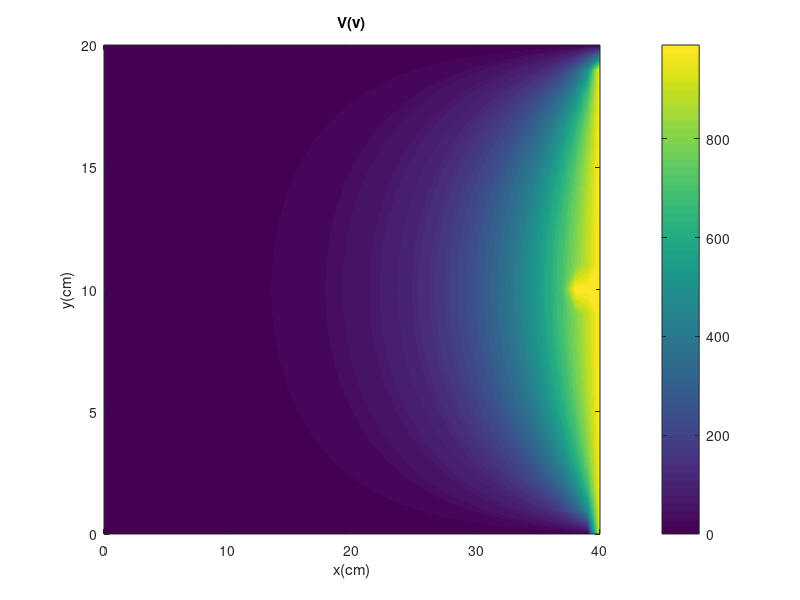

Reproduce this figure in MATLAB.
clc;
clear;
close all;

a=20;
b=40;
V1=0;
V2=1000;
V3=0;
V4=0;

g=@(x,y) 1/(y^2+x^2);
h=1;

Nx=b/h-1;
Ny=a/h-1;
N=Nx*Ny;

row_ind=[];
col_ind=[];
A=[];

r=zeros(N,1);

for nn=1:N
    [i,j]=ind2sub([Nx,Ny],nn);
    row_ind=[row_ind nn];
    col_ind=[col_ind nn];
    A=[A -4];
    
    r(nn)=h^2*g(i*h,j*h);
    
    
    %if (j==Ny/2 && i==2)
     %   r(nn)=r(nn)-V4;
    %end
        

    
    if j==Ny
        r(nn)=r(nn)-V3;
    else
        nu=sub2ind([Nx Ny],i,j+1);
        row_ind=[row_ind nu];
        col_ind=[col_ind nn];
        A=[A 1];
    end
    
    
    if j==1
        r(nn)=r(nn)-V1;
    else
        nd=sub2ind([Nx Ny],i,j-1);
        row_ind=[row_ind nd];
        col_ind=[col_ind nn];
        A=[A 1];
    end
    
    
    
   if i==Nx
        r(nn)=r(nn)-V2;
    else
        nr=sub2ind([Nx Ny],i+1,j);
        row_ind=[row_ind nn];
        col_ind=[col_ind nr];
        A=[A 1];
    end 
    
    
    
    if i==1
        r(nn)=r(nn)-V4;
    else
        nl=sub2ind([Nx Ny],i-1,j);
        row_ind=[row_ind nn];
        col_ind=[col_ind nl];
        A=[A 1];
    end
    
end

As=sparse(row_ind,col_ind,A,N,N);

V=As\r;

x=0:h:b;
y=0:h:a;

phi=zeros(Nx+2,Ny+2);
phi(1,:)=V4;
phi(:,1)=V1;
phi(Nx+2,:)=V2;
phi(:,Ny+2)=V3;
%phi(1:3,9:10)=0;

V(352)=0;
V(353)=0;
V(390)=1000;
V(389)=1000;

for nn=1:N
    [i,j]=ind2sub([Nx,Ny],nn); 
    phi(i+1,j+1)=V(nn);
end

figure
contourf(x,y,phi.',101,'Linestyle','none')
xlabel('x(cm)')
ylabel('y(cm)')
title('V(v)')
colorbar


